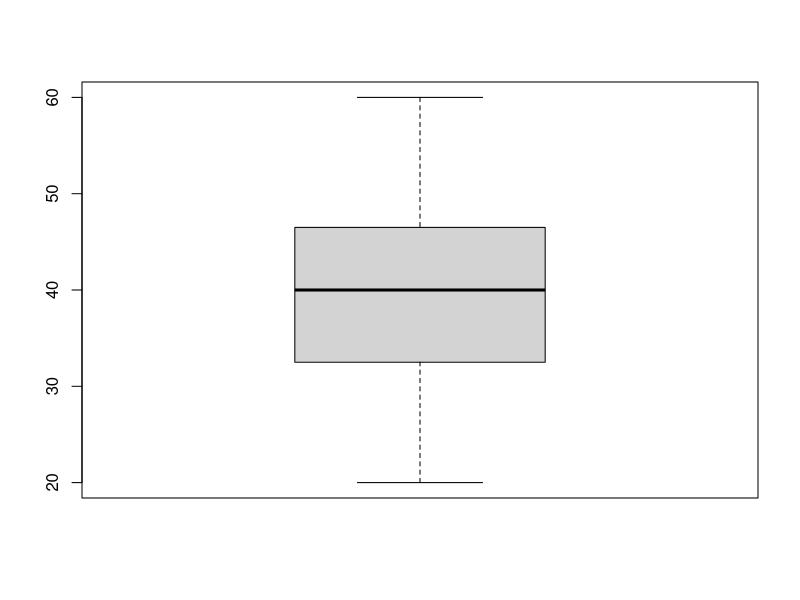
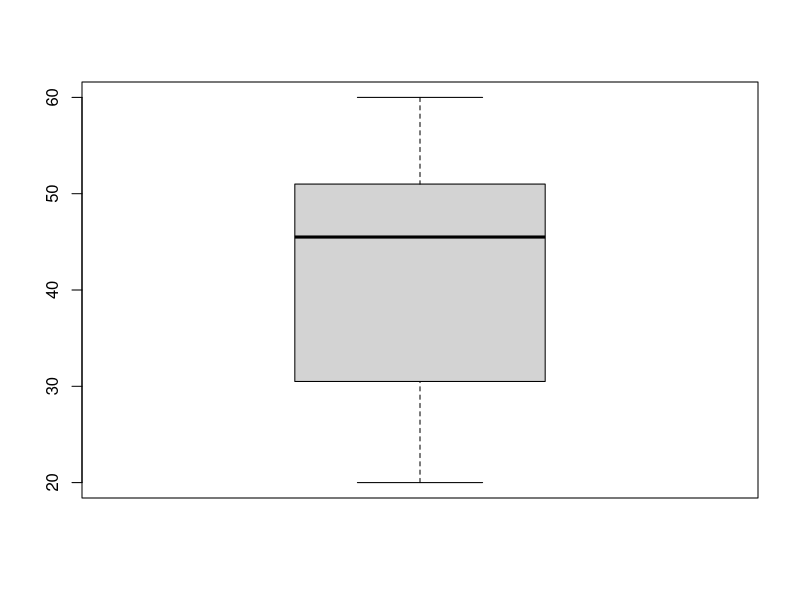

The R script that drew these images, in order:
men <- c(56, 60, 50, 26, 45, 35, 41, 43, 34, 42, 37, 39, 33, 28, 52, 48, 27, 20, 44, 32)
women <- c(47, 49, 20, 46, 43, 44, 45, 60, 57, 28, 55, 27, 25, 50, 52, 48, 23, 42, 33, 59)
boxplot(men)
boxplot(women)

print("male data")
quantile(men,.25) - 1.5*IQR(men)
quantile(men,.75) + 1.5*IQR(men)

print("female data")
quantile(women,.25) - 1.5*IQR(women)
quantile(women,.75) + 1.5*IQR(women)

mean(men)
mean(women)